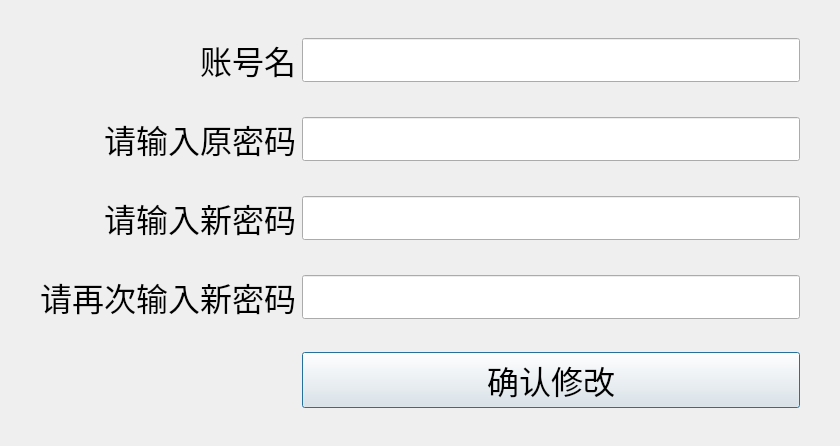
<?xml version="1.0" encoding="UTF-8"?>
<ui version="4.0">
 <class>Index_passwordCh</class>
 <widget class="QDialog" name="Index_passwordCh">
  <property name="geometry">
   <rect>
    <x>0</x>
    <y>0</y>
    <width>840</width>
    <height>446</height>
   </rect>
  </property>
  <property name="windowTitle">
   <string>Dialog</string>
  </property>
  <property name="windowIcon">
   <iconset resource="res_Index.qrc">
    <normaloff>:/icons/icons/food/21.png</normaloff>:/icons/icons/food/21.png</iconset>
  </property>
  <layout class="QGridLayout" name="gridLayout" columnstretch="2,5" columnminimumwidth="10,10">
   <property name="leftMargin">
    <number>40</number>
   </property>
   <property name="rightMargin">
    <number>40</number>
   </property>
   <item row="1" column="0">
    <widget class="QLabel" name="label_2">
     <property name="font">
      <font>
       <family>黑体</family>
       <pointsize>24</pointsize>
      </font>
     </property>
     <property name="text">
      <string>&lt;html&gt;&lt;head/&gt;&lt;body&gt;&lt;p&gt;请输入原密码&lt;/p&gt;&lt;/body&gt;&lt;/html&gt;</string>
     </property>
     <property name="alignment">
      <set>Qt::AlignRight|Qt::AlignTrailing|Qt::AlignVCenter</set>
     </property>
    </widget>
   </item>
   <item row="1" column="1">
    <widget class="QLineEdit" name="OriPaEdit">
     <property name="font">
      <font>
       <family>Times New Roman</family>
       <pointsize>24</pointsize>
      </font>
     </property>
     <property name="maxLength">
      <number>20</number>
     </property>
    </widget>
   </item>
   <item row="0" column="0">
    <widget class="QLabel" name="label">
     <property name="font">
      <font>
       <family>黑体</family>
       <pointsize>24</pointsize>
      </font>
     </property>
     <property name="text">
      <string>&lt;html&gt;&lt;head/&gt;&lt;body&gt;&lt;p&gt;账号名&lt;/p&gt;&lt;/body&gt;&lt;/html&gt;</string>
     </property>
     <property name="alignment">
      <set>Qt::AlignRight|Qt::AlignTrailing|Qt::AlignVCenter</set>
     </property>
    </widget>
   </item>
   <item row="2" column="1">
    <widget class="QLineEdit" name="NewPaEdit">
     <property name="font">
      <font>
       <family>Times New Roman</family>
       <pointsize>24</pointsize>
      </font>
     </property>
     <property name="maxLength">
      <number>20</number>
     </property>
    </widget>
   </item>
   <item row="3" column="0">
    <widget class="QLabel" name="label_4">
     <property name="font">
      <font>
       <family>黑体</family>
       <pointsize>24</pointsize>
      </font>
     </property>
     <property name="text">
      <string>&lt;html&gt;&lt;head/&gt;&lt;body&gt;&lt;p&gt;请再次输入新密码&lt;/p&gt;&lt;/body&gt;&lt;/html&gt;</string>
     </property>
     <property name="alignment">
      <set>Qt::AlignRight|Qt::AlignTrailing|Qt::AlignVCenter</set>
     </property>
    </widget>
   </item>
   <item row="0" column="1">
    <widget class="QLineEdit" name="IDEdit">
     <property name="font">
      <font>
       <family>Times New Roman</family>
       <pointsize>24</pointsize>
      </font>
     </property>
     <property name="maxLength">
      <number>15</number>
     </property>
     <property name="readOnly">
      <bool>true</bool>
     </property>
    </widget>
   </item>
   <item row="3" column="1">
    <widget class="QLineEdit" name="NewPaAgainEdit">
     <property name="font">
      <font>
       <family>Times New Roman</family>
       <pointsize>24</pointsize>
      </font>
     </property>
     <property name="maxLength">
      <number>20</number>
     </property>
    </widget>
   </item>
   <item row="2" column="0">
    <widget class="QLabel" name="label_3">
     <property name="font">
      <font>
       <family>黑体</family>
       <pointsize>24</pointsize>
      </font>
     </property>
     <property name="text">
      <string>&lt;html&gt;&lt;head/&gt;&lt;body&gt;&lt;p&gt;请输入新密码&lt;/p&gt;&lt;/body&gt;&lt;/html&gt;</string>
     </property>
     <property name="alignment">
      <set>Qt::AlignRight|Qt::AlignTrailing|Qt::AlignVCenter</set>
     </property>
    </widget>
   </item>
   <item row="4" column="1">
    <widget class="QPushButton" name="OKButton">
     <property name="font">
      <font>
       <family>宋体</family>
       <pointsize>24</pointsize>
      </font>
     </property>
     <property name="text">
      <string>确认修改</string>
     </property>
    </widget>
   </item>
  </layout>
 </widget>
 <resources>
  <include location="res_Index.qrc"/>
 </resources>
 <connections/>
</ui>
